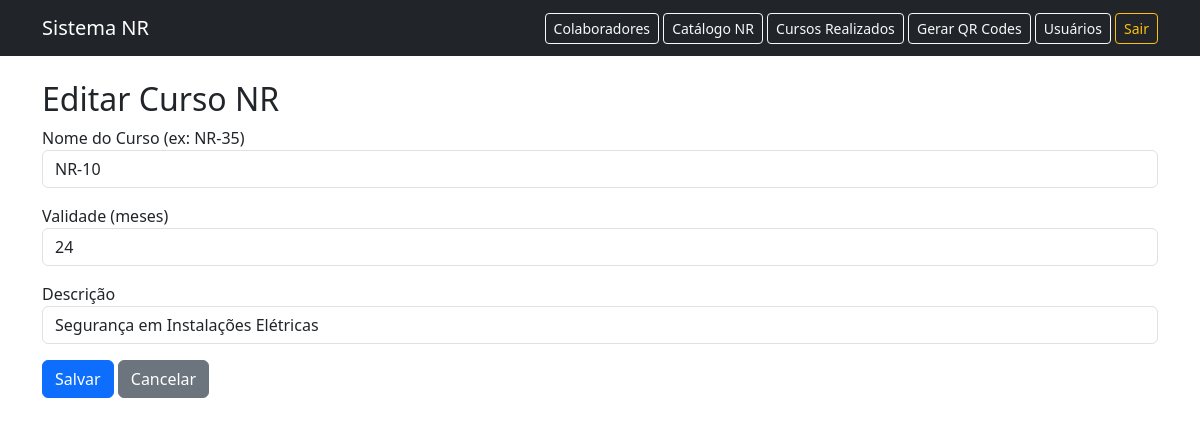
The page /catalogo-nr/editar/2 (signed in) on the database its author committed.
### models.py (models this page shows, shortened)
class CatalogoNR(db.Model):
    __tablename__ = "catalogo_nr"
    id = db.Column(db.Integer, primary_key=True)
    nome_curso = db.Column(db.String(100), nullable=False)   # ex: NR-35
    validade_meses = db.Column(db.Integer, nullable=False)
    descricao = db.Column(db.String(255))

### routes/catalogo_nr.py (the view, shortened to what this page needs)
@bp_catalogo.route("/editar/<int:id>", methods=["GET", "POST"])
@login_required
def editar(id):
    curso = CatalogoNR.query.get_or_404(id)
    form = CatalogoNRForm(obj=curso)
    return render_template("catalogo_nr/form.html", form=form, curso=curso)

### forms.py
class CatalogoNRForm(FlaskForm):
    nome_curso = StringField("Nome do Curso (ex: NR-35)",
                             validators=[DataRequired()])
    validade_meses = IntegerField(
        "Validade (meses)", validators=[DataRequired()])
    descricao = StringField("Descrição", validators=[Optional()])

### app.py (called while the page is built)
@login_manager.user_loader
def load_user(user_id):
    return Usuario.query.get(int(user_id))

@app.before_request
def alerta_vencimento():
    if current_user.is_authenticated:
        session["alertas_nr"] = listar_cursos_criticos(ColaboradorCurso)

### services/validade_service.py (called while the page is built)
def status_curso(curso):
    if not curso.data_vencimento:
        return "INDEFINIDO", None
    hoje = date.today()
    dias_restantes = (curso.data_vencimento - hoje).days
    if dias_restantes < 0:
        return "VENCIDO", dias_restantes
    elif dias_restantes <= 30:
        return "A_VENCER", dias_restantes
    return "VALIDO", dias_restantes

def listar_cursos_criticos(ColaboradorCurso):
    cursos = ColaboradorCurso.query.all()
    criticos = []
    for c in cursos:
        status, dias = status_curso(c)
        if status in ("VENCIDO", "A_VENCER"):
            criticos.append({
                "colaborador": c.colaborador.nome,
                "colaborador_id": c.colaborador_id,
                "curso": c.catalogo.nome_curso,
                "vencimento": c.data_vencimento,
                "status": status,
                "dias_restantes": dias
            })
    criticos.sort(key=lambda x: (
        x["status"] != "VENCIDO", x["dias_restantes"] if x["dias_restantes"] is not None else 9999))
    return criticos

### templates/catalogo_nr/form.html (shortened to what this page needs)
{% extends "base.html" %}
{% block content %}
<h2>{{ "Editar" if curso else "Novo" }} Curso NR</h2>
<form method="POST">
    <div class="mb-3">
        {{ form.nome_curso.label }} {{ form.nome_curso(class="form-control") }}
    </div>
    <div class="mb-3">
        {{ form.validade_meses.label }} {{ form.validade_meses(class="form-control") }}
    </div>
    <div class="mb-3">
        {{ form.descricao.label }} {{ form.descricao(class="form-control") }}
    </div>
    <button type="submit" class="btn btn-primary">Salvar</button>
    <a href="{{ url_for('catalogo_nr.listar') }}" class="btn btn-secondary">Cancelar</a>
</form>
{% endblock %}

### rows shown on the page
CatalogoNR: nome_curso "NR-10", validade_meses "24", descricao "Segurança em Instalações Elétricas"

### other values the page prints
{{ "Editar" if curso else "Novo" }} "Editar"
